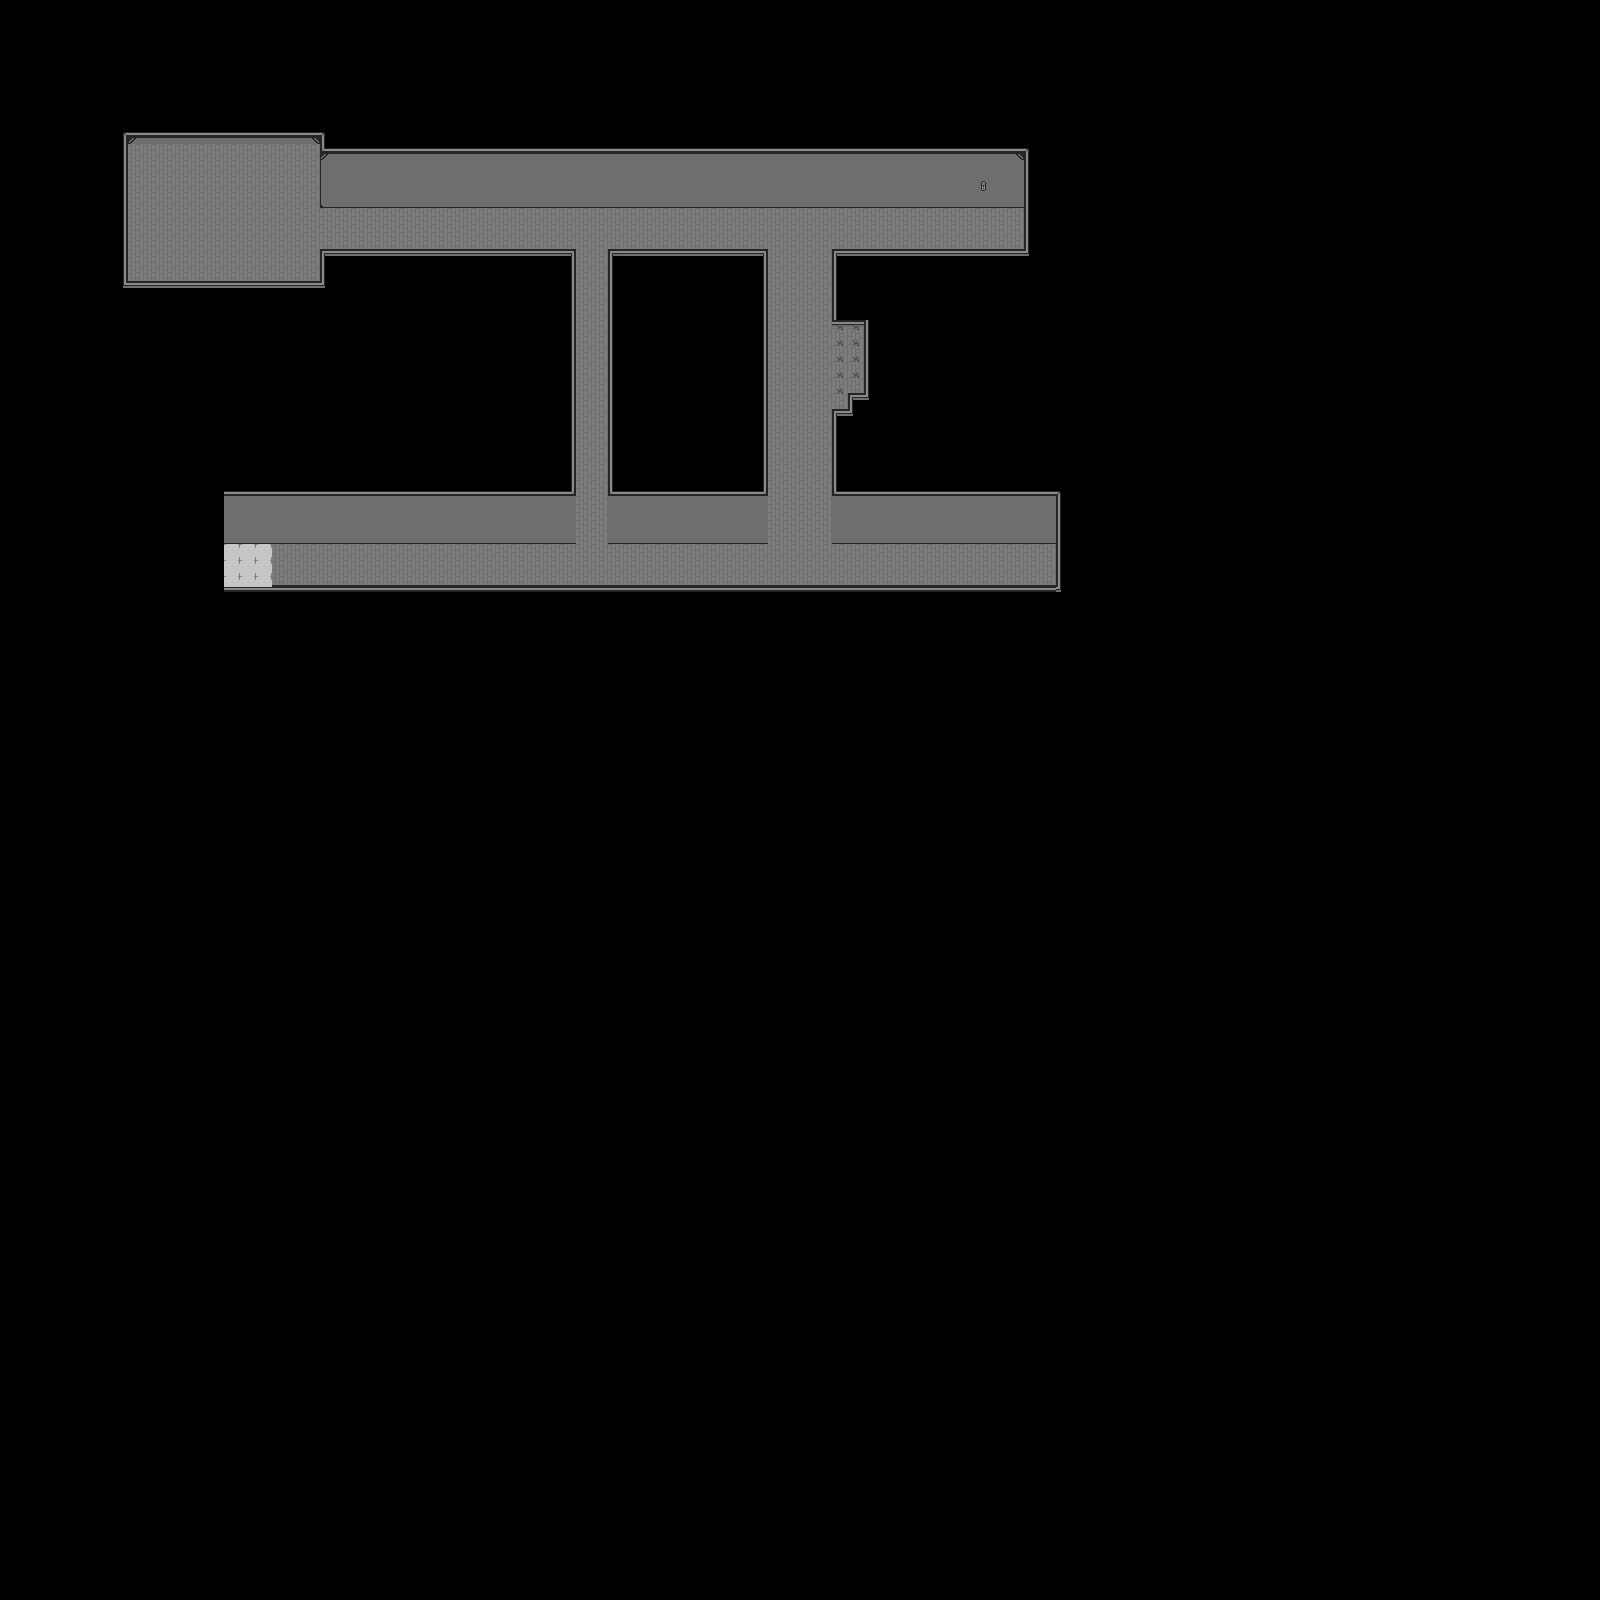

This game map was drawn from its Tiled (.tmx) file and the tilesets committed beside it. A one-line description and the trimmed map source follow:
An orthogonal 100x100 tile map with 16x16 px tiles, 3 tile layers (Слой тайлов 1, Слой тайлов 2, Слой тайлов 3), 2 tilesets.

<map version="1.10" tiledversion="1.10.1" orientation="orthogonal" renderorder="right-down" width="100" height="100" tilewidth="16" tileheight="16" infinite="0" nextlayerid="4" nextobjectid="1">
 <tileset firstgid="1" source="Map_Example.tsx" />
 <tileset firstgid="1059" source="Tileset_Large.tsx" />
 <layer id="1" name="Слой тайлов 1" width="100" height="100">
  <data>[10000 cells, 968 non-empty, 36 distinct tile ids]</data>
 </layer>
 <layer id="2" name="Слой тайлов 2" width="100" height="100">
  <data>[10000 cells, 61 non-empty, 6 distinct tile ids]</data>
 </layer>
 <layer id="3" name="Слой тайлов 3" width="100" height="100">
  <data>[10000 cells, 9 non-empty, 1 distinct tile ids]</data>
 </layer>
</map>
